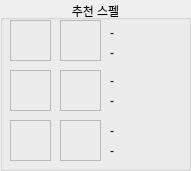
   <widget class="QGroupBox" name="groupBox_2">
    <property name="geometry">
     <rect>
      <x>280</x>
      <y>10</y>
      <width>191</width>
      <height>171</height>
     </rect>
    </property>
    <property name="font">
     <font>
      <family>Arial</family>
      <weight>50</weight>
      <bold>false</bold>
     </font>
    </property>
    <property name="title">
     <string>추천 스펠</string>
    </property>
    <property name="alignment">
     <set>Qt::AlignCenter</set>
    </property>
    <property name="flat">
     <bool>false</bool>
    </property>
    <widget class="QLabel" name="spell_img_1">
     <property name="geometry">
      <rect>
       <x>10</x>
       <y>20</y>
       <width>41</width>
       <height>41</height>
      </rect>
     </property>
     <property name="frameShape">
      <enum>QFrame::StyledPanel</enum>
     </property>
     <property name="text">
      <string/>
     </property>
    </widget>
    <widget class="QLabel" name="spell_img_2">
     <property name="geometry">
      <rect>
       <x>60</x>
       <y>20</y>
       <width>41</width>
       <height>41</height>
      </rect>
     </property>
     <property name="frameShape">
      <enum>QFrame::StyledPanel</enum>
     </property>
     <property name="text">
      <string/>
     </property>
    </widget>
    <widget class="QLabel" name="spell_img_3">
     <property name="geometry">
      <rect>
       <x>10</x>
       <y>70</y>
       <width>41</width>
       <height>41</height>
      </rect>
     </property>
     <property name="frameShape">
      <enum>QFrame::StyledPanel</enum>
     </property>
     <property name="text">
      <string/>
     </property>
    </widget>
    <widget class="QLabel" name="spell_img_4">
     <property name="geometry">
      <rect>
       <x>60</x>
       <y>70</y>
       <width>41</width>
       <height>41</height>
      </rect>
     </property>
     <property name="frameShape">
      <enum>QFrame::StyledPanel</enum>
     </property>
     <property name="text">
      <string/>
     </property>
    </widget>
    <widget class="QLabel" name="spell_img_5">
     <property name="geometry">
      <rect>
       <x>10</x>
       <y>120</y>
       <width>41</width>
       <height>41</height>
      </rect>
     </property>
     <property name="frameShape">
      <enum>QFrame::StyledPanel</enum>
     </property>
     <property name="text">
      <string/>
     </property>
    </widget>
    <widget class="QLabel" name="spell_img_6">
     <property name="geometry">
      <rect>
       <x>60</x>
       <y>120</y>
       <width>41</width>
       <height>41</height>
      </rect>
     </property>
     <property name="frameShape">
      <enum>QFrame::StyledPanel</enum>
     </property>
     <property name="text">
      <string/>
     </property>
    </widget>
    <widget class="QLabel" name="spell_rate_1">
     <property name="geometry">
      <rect>
       <x>110</x>
       <y>25</y>
       <width>81</width>
       <height>16</height>
      </rect>
     </property>
     <property name="frameShape">
      <enum>QFrame::NoFrame</enum>
     </property>
     <property name="text">
      <string>-</string>
     </property>
     <property name="alignment">
      <set>Qt::AlignLeading|Qt::AlignLeft|Qt::AlignVCenter</set>
     </property>
    </widget>
    <widget class="QLabel" name="spell_rate_2">
     <property name="geometry">
      <rect>
       <x>110</x>
       <y>45</y>
       <width>81</width>
       <height>16</height>
      </rect>
     </property>
     <property name="text">
      <string>-</string>
     </property>
     <property name="alignment">
      <set>Qt::AlignLeading|Qt::AlignLeft|Qt::AlignVCenter</set>
     </property>
    </widget>
    <widget class="QLabel" name="spell_rate_3">
     <property name="geometry">
      <rect>
       <x>110</x>
       <y>73</y>
       <width>81</width>
       <height>16</height>
      </rect>
     </property>
     <property name="frameShape">
      <enum>QFrame::NoFrame</enum>
     </property>
     <property name="text">
      <string>-</string>
     </property>
     <property name="alignment">
      <set>Qt::AlignLeading|Qt::AlignLeft|Qt::AlignVCenter</set>
     </property>
    </widget>
    <widget class="QLabel" name="spell_rate_4">
     <property name="geometry">
      <rect>
       <x>110</x>
       <y>93</y>
       <width>81</width>
       <height>16</height>
      </rect>
     </property>
     <property name="frameShape">
      <enum>QFrame::NoFrame</enum>
     </property>
     <property name="text">
      <string>-</string>
     </property>
     <property name="alignment">
      <set>Qt::AlignLeading|Qt::AlignLeft|Qt::AlignVCenter</set>
     </property>
    </widget>
    <widget class="QLabel" name="spell_rate_5">
     <property name="geometry">
      <rect>
       <x>110</x>
       <y>123</y>
       <width>81</width>
       <height>16</height>
      </rect>
     </property>
     <property name="frameShape">
      <enum>QFrame::NoFrame</enum>
     </property>
     <property name="text">
      <string>-</string>
     </property>
     <property name="alignment">
      <set>Qt::AlignLeading|Qt::AlignLeft|Qt::AlignVCenter</set>
     </property>
    </widget>
    <widget class="QLabel" name="spell_rate_6">
     <property name="geometry">
      <rect>
       <x>110</x>
       <y>143</y>
       <width>81</width>
       <height>16</height>
      </rect>
     </property>
     <property name="frameShape">
      <enum>QFrame::NoFrame</enum>
     </property>
     <property name="text">
      <string>-</string>
     </property>
     <property name="alignment">
      <set>Qt::AlignLeading|Qt::AlignLeft|Qt::AlignVCenter</set>
     </property>
    </widget>
   </widget>
